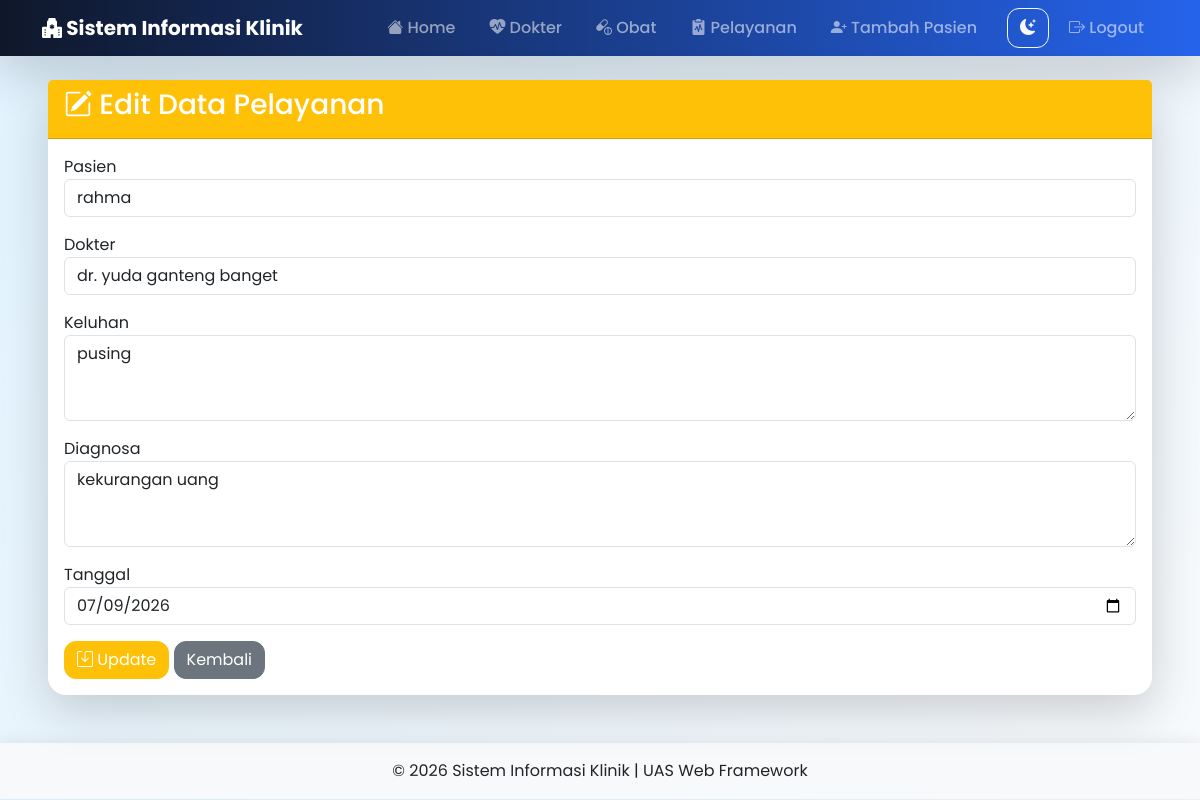
Page /edit-pelayanan/1/ (signed in) on the committed database.
### blog/models.py (models this page shows, shortened)
class Pelayanan(models.Model):
    pasien = models.ForeignKey(Pasien, on_delete=models.CASCADE)
    dokter = models.ForeignKey(Dokter, on_delete=models.CASCADE)
    keluhan = models.TextField()
    diagnosa = models.TextField()
    tanggal = models.DateField()

class Pasien(models.Model):
    nama = models.CharField(max_length=100)
    umur = models.IntegerField()
    alamat = models.TextField()
    no_hp = models.CharField(max_length=20)

class Dokter(models.Model):
    nama = models.CharField(max_length=100)
    spesialis = models.CharField(max_length=100)
    no_hp = models.CharField(max_length=20)

### blog/views.py (the view, shortened to what this page needs)
# urls.py: path('edit-pelayanan/<int:id>/', views.edit_pelayanan, name='edit_pelayanan'),
@login_required(login_url='login')
def edit_pelayanan(request, id):
    pelayanan = Pelayanan.objects.get(id=id)
    context = {
        'pelayanan': pelayanan,
        'pasien': Pasien.objects.all(),
        'dokter': Dokter.objects.all(),
    }
    return render(request, 'edit_pelayanan.html', context)

### blog/templates/edit_pelayanan.html (shortened to what this page needs)
{% extends 'base.html' %}
{% block content %}
<div class="card shadow-lg">
    <div class="card-header bg-warning text-white">
        <h3>
            <i class="bi bi-pencil-square"></i>
            Edit Data Pelayanan
        </h3>
    </div>
    <div class="card-body">
        <form method="POST">
            <div class="mb-3">
                <label>Pasien</label>
                <select name="pasien" class="form-control">
                    {% for p in pasien %}
                    <option value="{{ p.id }}"
                        {% if p.id == pelayanan.pasien.id %}selected{% endif %}>
                        {{ p.nama }}
                    </option>
                    {% endfor %}
                </select>
            </div>
            <div class="mb-3">
                <label>Dokter</label>
                <select name="dokter" class="form-control">
                    {% for d in dokter %}
                    <option value="{{ d.id }}"
                        {% if d.id == pelayanan.dokter.id %}selected{% endif %}>
                        {{ d.nama }}
                    </option>
                    {% endfor %}
                </select>
            </div>
            <div class="mb-3">
                <label>Keluhan</label>
                <textarea
                    name="keluhan"
                    class="form-control"
                    rows="3">{{ pelayanan.keluhan }}</textarea>
            </div>
            <div class="mb-3">
                <label>Diagnosa</label>
                <textarea
                    name="diagnosa"
                    class="form-control"
                    rows="3">{{ pelayanan.diagnosa }}</textarea>
            </div>
            <div class="mb-3">
                <label>Tanggal</label>
                <input
                    type="date"
                    name="tanggal"
                    class="form-control"
                    value="{{ pelayanan.tanggal|date:'Y-m-d' }}">
            </div>
            <button class="btn btn-warning text-white">
                <i class="bi bi-save"></i>
                Update
            </button>
            <a href="/pelayanan/" class="btn btn-secondary">
                Kembali
            </a>
        </form>
    </div>
</div>
{% endblock %}

### blog/static/css/style.css (style rules this page uses)
body { font-family:'Poppins',sans-serif; background:linear-gradient(135deg,#e0f2fe,#f8fafc); transition:.4s; }

### blog/templates/base.html (style rules this page uses)
.card { border:none; border-radius:18px; transition:.35s; }
.btn { border-radius:12px; transition:.3s; }
.card { transition:.4s; }

### rows in the picture
Pelayanan: pasien "rahma", dokter "dr. yuda ganteng banget", keluhan "pusing", diagnosa "kekurangan uang", tanggal "07/09/2026"
